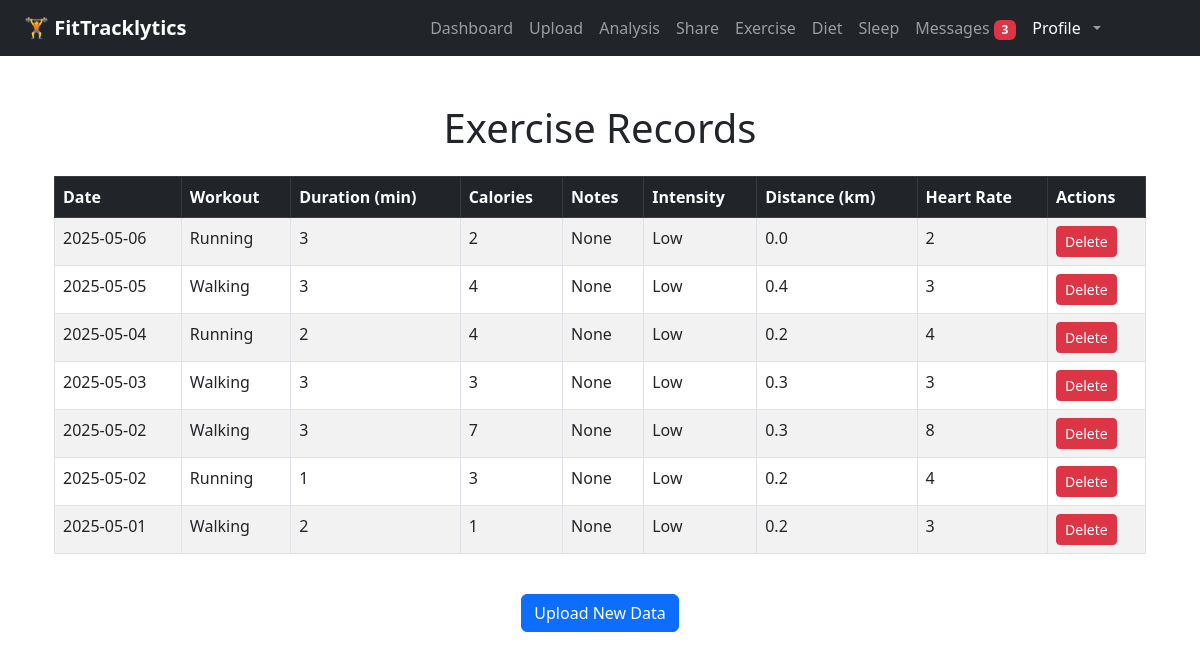
Screenshot of /records/exercise (signed in) with the database file from the repository.
### app/models.py (models this page shows)
class ExerciseEntry(db.Model):
    id = db.Column(db.Integer, primary_key=True)
    user_id = db.Column(db.Integer, db.ForeignKey('user.id'))
    workout_type = db.Column(db.String(100))
    intensity = db.Column(db.String(50))
    duration = db.Column(db.Integer)
    distance = db.Column(db.Float)
    calories = db.Column(db.Integer)
    heart_rate = db.Column(db.Integer)
    date = db.Column(db.Date)
    notes = db.Column(db.Text)

### app/routes.py (the view)
@main.route("/records/exercise")
def exercise_records():
    if "user_id" not in session:
        return redirect(url_for("main.login"))
    records = ExerciseEntry.query.filter_by(user_id=session["user_id"]).order_by(ExerciseEntry.date.desc()).all()
    return render_template("exercise_records.html", records=records)

### app/__init__.py (called while the page is built)
def create_app(config_class=None):
    app = Flask(__name__)
    if config_class:
        app.config.from_object(config_class)
    else:
        app.config['SECRET_KEY'] = "super-secret-key"
        app.config['SQLALCHEMY_DATABASE_URI'] = 'sqlite:///tracker.db'
        app.config['SQLALCHEMY_TRACK_MODIFICATIONS'] = False
    db.init_app(app)
    migrate.init_app(app, db)  # Bind migrate after app is created
    print("current database config is：", app.config['SQLALCHEMY_DATABASE_URI'])
    from . import models
    @app.context_processor
    def inject_message_model():
        return dict(Message=models.Message)
    from .routes import main
    app.register_blueprint(main)
    return app

### app/templates/exercise_records.html (shortened to what this page needs)
{% extends "base.html" %}
{% block content %}
<div class="container mt-5">
    <h1 class="text-center mb-4">Exercise Records</h1>
    {% if records %}
        <div class="table-responsive">
            <table class="table table-striped table-bordered">
                <thead class="table-dark">
                    <tr>
                        <th>Date</th>
                        <th>Workout</th>
                        <th>Duration (min)</th>
                        <th>Calories</th>
                        <th>Notes</th>
                        <th>Intensity</th>
                        <th>Distance (km)</th>
                        <th>Heart Rate</th>
                        <th>Actions</th>
                    </tr>
                </thead>
                <tbody>
                    {% for entry in records %}
                    <tr>
                        <td>{{ entry.date }}</td>
                        <td>{{ entry.workout_type }}</td>
                        <td>{{ entry.duration }}</td>
                        <td>{{ entry.calories }}</td>
                        <td>{{ entry.notes }}</td>
                        <td>{{ entry.intensity }}</td>
                        <td>{{ entry.distance }}</td>
                        <td>{{ entry.heart_rate }}</td>
                        <td>
                            <form action="{{ url_for('main.delete_exercise', entry_id=entry.id) }}" method="POST" style="display:inline;">
                                <button type="submit" class="btn btn-danger btn-sm" onclick="return confirm('Are you sure you want to delete this record?');">Delete</button>
                            </form>
                        </td>
                    </tr>
                    {% endfor %}
                </tbody>
            </table>
        </div>
    {% else %}
        <p class="text-center">No exercise records found.</p>
    {% endif %}
    <div class="text-center mt-4">
        <a href="{{ url_for('main.upload') }}" class="btn btn-primary">Upload New Data</a>
    </div>
</div>
{% endblock %}

### app/templates/base.html (shortened to what this page needs)
<!DOCTYPE html>
<html lang="en">
<head>
    <link href="https://cdn.jsdelivr.net/npm/bootstrap@5.3.0/dist/css/bootstrap.min.css" rel="stylesheet">
    <link rel="stylesheet" href="{{ url_for('static', filename='css/base.css') }}">
</head>
<body>
    <nav class="navbar navbar-expand-lg navbar-dark bg-dark px-4">
        <a class="navbar-brand fw-bold" href="{{ url_for('main.index') }}">🏋️ FitTracklytics</a>
        {% if session.get("user_id") %}
        <div class="collapse navbar-collapse" id="navbarContent">
          <ul class="navbar-nav ms-auto mb-2 mb-lg-0">
            <li class="nav-item">
              <a class="nav-link" href="{{ url_for('main.dashboard') }}">Dashboard</a>
            </li>
            <li class="nav-item">
              <a class="nav-link" href="{{ url_for('main.upload') }}">Upload</a>
            </li>
            <li class="nav-item">
              <a class="nav-link" href="{{ url_for('main.analysis') }}">Analysis</a>
            </li>
            <li class="nav-item">
              <a class="nav-link" href="{{ url_for('main.share') }}">Share</a>
            </li>
            <li class="nav-item">
              <a class="nav-link" href="{{ url_for('main.exercise_records') }}">Exercise</a>
            </li>
            <li class="nav-item">
              <a class="nav-link" href="{{ url_for('main.diet_records') }}">Diet</a>
            </li>
            <li class="nav-item">
              <a class="nav-link" href="{{ url_for('main.sleep_records') }}">Sleep</a>
            </li>
            <li class="nav-item">
              {% set unread_count = Message.query.filter_by(receiver_id=session['user_id'], is_read=False).count() %}
              <a class="nav-link" href="{{ url_for('main.messages') }}">
                Messages
                {% if unread_count > 0 %}
                  <span class="badge bg-danger">{{ unread_count }}</span>
                {% endif %}
              </a>
            </li>
            <li class="nav-item dropdown">
              <a class="nav-link dropdown-toggle d-flex align-items-center gap-2" href="#" id="userDropdown" role="button" data-bs-toggle="dropdown" aria-expanded="false">
                <span class="d-none d-md-inline fw-medium text-white">Profile</span>
              </a>
            </li>
            <li class="nav-item">
              <pre>        </pre>
            </li>
          </ul>
        </div>
        {% endif %}
    </nav>
    <div class="container mt-4">
        {% block content %}{% endblock %}
    </div>
</body>
</html>

### rows the page displays
ExerciseEntry: date "2025-05-06", workout_type "Running", duration "3", calories "2", notes "None", intensity "Low", distance "0.0", heart_rate "2"
ExerciseEntry: date "2025-05-05", workout_type "Walking", duration "3", calories "4", notes "None", intensity "Low", distance "0.4", heart_rate "3"
ExerciseEntry: date "2025-05-04", workout_type "Running", duration "2", calories "4", notes "None", intensity "Low", distance "0.2", heart_rate "4"
ExerciseEntry: date "2025-05-03", workout_type "Walking", duration "3", calories "3", notes "None", intensity "Low", distance "0.3", heart_rate "3"
ExerciseEntry: date "2025-05-02", workout_type "Walking", duration "3", calories "7", notes "None", intensity "Low", distance "0.3", heart_rate "8"
ExerciseEntry: date "2025-05-02", workout_type "Running", duration "1", calories "3", notes "None", intensity "Low", distance "0.2", heart_rate "4"
ExerciseEntry: date "2025-05-01", workout_type "Walking", duration "2", calories "1", notes "None", intensity "Low", distance "0.2", heart_rate "3"

### other values shown
{{ unread_count }} "3"
